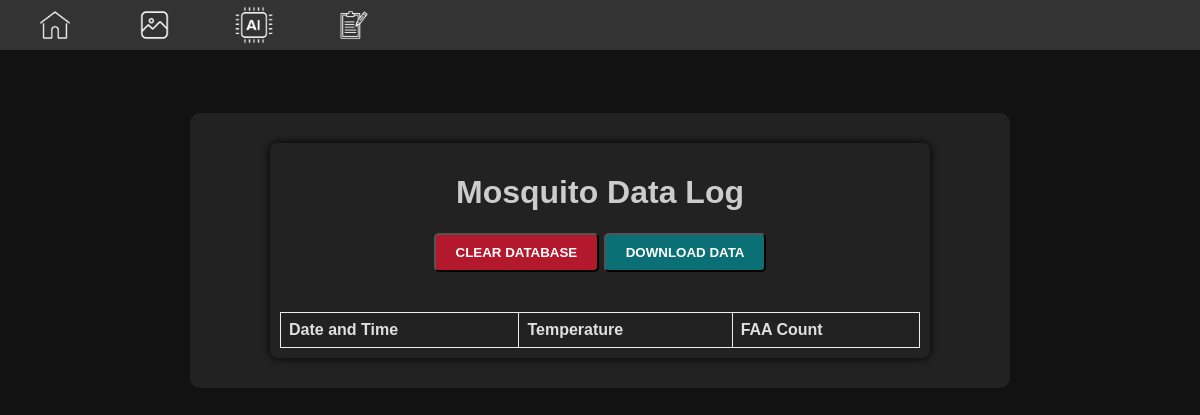
/data-log, run on an earlier commit of the app's database.
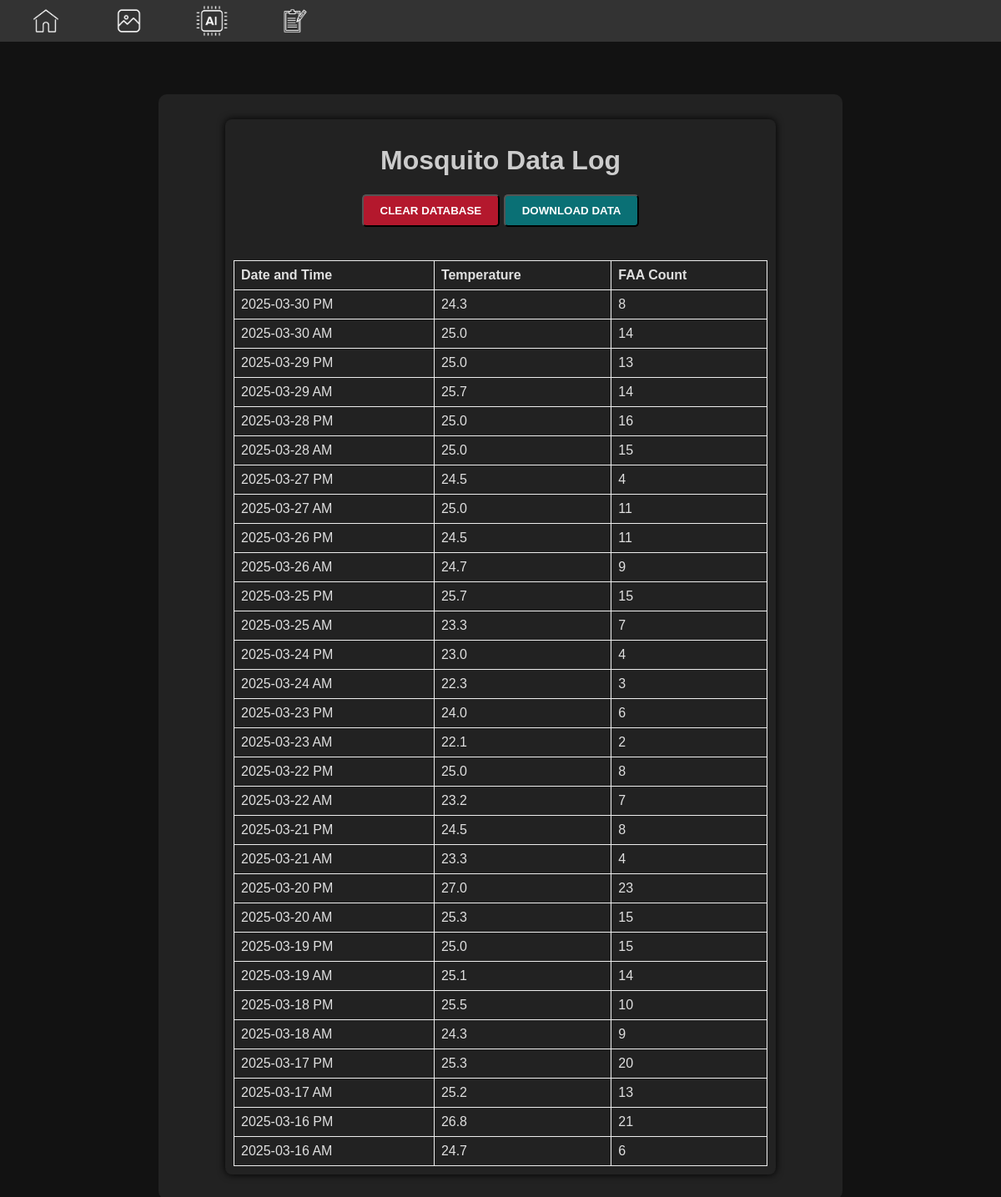
And on a later commit of the database.
### tables this page shows
CREATE TABLE MosquitoData (
    id INTEGER PRIMARY KEY AUTOINCREMENT,
    datetime TEXT NOT NULL,
    faa_count INTEGER,
    temperature REAL
);

### main.py (the view)
@app.route("/data-log")
def data_log():
    conn = sqlite3.connect(DATABASE_PATH)
    cursor = conn.cursor()
    cursor.execute(
        "SELECT datetime, faa_count, temperature FROM MosquitoData ORDER BY datetime DESC"
    )
    data = cursor.fetchall()
    conn.close()
    return render_template("data_log.html", data=data)

### templates/data_log.html (shortened to what this page needs)
{% extends "base.html" %}
{% block content %}
<div class="container_datalog">
    <h1>Mosquito Data Log</h1>
    <button onclick="clearDatabase()" class="button_cleardatabase">CLEAR DATABASE</button>
    <button onclick="downloadCSV()" class="button_default">DOWNLOAD DATA</button>
    <table>
        <tr>
            <th>Date and Time</th>
            <th>Temperature</th>
            <th>FAA Count</th>
        </tr>
        {% for row in data %}
        <tr>
            <td>{{ row[0] }}</td>
            <td>{{ row[2] }}</td>
            <td>{{ row[1] }}</td>
        </tr>
        {% endfor %}
    </table>
</div>
{% endblock %}

### templates/base.html (shortened to what this page needs)
<!DOCTYPE html>
<html lang="en">
    <head>
        <link rel="stylesheet" href="/static/styles.css">
    </head>
<body>
    <header>
        <nav class="NavBar">
            <ul class="NavBar">
                <li><a href="/" title="Home"><img src="/static/images/Home.png" alt="Home"></a></li>
                <li><a href="/gallery" title="Gallery"><img src="/static/images/Gallery.png" alt="Gallery"></a></li>
                <li><a href="/inference" title="Inference"><img src="/static/images/Inference.png" alt="Inference"></a></li>
                <li><a href="/data-log" title="Data Log"><img src="/static/images/DataLog.png" alt="Data Log"></a></li>
            </ul>
        </nav>
    </header>
    <div class="full-height">
        <div class="container">
            {% block content %}{% endblock %}
        </div>
    </div>
</body>
</html>

### static/styles.css (style rules this page uses)
body { margin: 0; padding: 0; padding-top: 100px; background-color: #121212; font-family: Arial, sans-serif; color: #e0e0e0; height: 100%; overflow: auto; }
header { background-color: #333; padding: 5px 10px; color: white; display: flex; justify-content: flex-end; align-items: center; width: 100%; position: fixed; top: 0; z-index: 1050; }
header a { color: white; font-size: 18px; text-decoration: none; padding: 10px 15px; margin: 0 5px; background-color: transparent; }
.container { background-color: #222; padding: 10px; margin: auto; margin-top: 3px; border-radius: 10px; width: 80%; max-width: 800px; text-align: center; position: relative; z-index: 100; }
h1, h2, h3, p { color: #ccc; }
.full-height { padding: 10px; margin: 0 auto; display: flex; flex-direction: column; justify-content: center; align-items: center; height: auto; }
nav { background-color: #333; overflow: hidden; width: 100%; }
.NavBar { background-color: #333; overflow: hidden; width: 100%; height: 40px; }
nav ul { list-style-type: none; margin: 0; padding: 0; display: flex; align-items: center; }
nav ul li { margin-right: 10px; }
nav ul li a { display: flex; align-items: center; color: white; padding: 10px 16px; text-decoration: none; }
nav ul li a img { height: 40px; width: auto; }
table { width: 100%; margin-top: 20px; border-collapse: collapse; }
table, th, td { border: 1px solid #eee; }
th, td { padding: 8px; text-align: left; }
.container_datalog { width: 80%; margin: 20px auto; padding: 10px; background-color: #222; border-radius: 8px; box-shadow: 0 0 10px #000; text-align: center; }
.button_default { margin-bottom: 20px; padding: 10px 20px; background-color: #0A7075; color: white; text-decoration: none; border-radius: 5px; transition: background-color 0.3s; font-weight: bold; }
.button_cleardatabase { margin-bottom: 20px; padding: 10px 20px; background-color: #b4182d; color: white; text-decoration: none; border-radius: 5px; transition: background-color 0.3s; font-weight: bold; }

What changed in the data, as far as the page shows it:
added MosquitoData: datetime "2025-03-30 PM", temperature "24.3", faa_count "8"
added MosquitoData: datetime "2025-03-30 AM", temperature "25.0", faa_count "14"
added MosquitoData: datetime "2025-03-29 PM", temperature "25.0", faa_count "13"
added MosquitoData: datetime "2025-03-29 AM", temperature "25.7", faa_count "14"
added MosquitoData: datetime "2025-03-28 PM", temperature "25.0", faa_count "16"
added MosquitoData: datetime "2025-03-28 AM", temperature "25.0", faa_count "15"
added MosquitoData: datetime "2025-03-27 PM", temperature "24.5", faa_count "4"
added MosquitoData: datetime "2025-03-27 AM", temperature "25.0", faa_count "11"
added MosquitoData: datetime "2025-03-26 PM", temperature "24.5", faa_count "11"
added MosquitoData: datetime "2025-03-26 AM", temperature "24.7", faa_count "9"
added MosquitoData: datetime "2025-03-25 PM", temperature "25.7", faa_count "15"
added MosquitoData: datetime "2025-03-25 AM", temperature "23.3", faa_count "7"
added MosquitoData: datetime "2025-03-24 PM", temperature "23.0", faa_count "4"
added MosquitoData: datetime "2025-03-24 AM", temperature "22.3", faa_count "3"
added MosquitoData: datetime "2025-03-23 PM", temperature "24.0", faa_count "6"
added MosquitoData: datetime "2025-03-23 AM", temperature "22.1", faa_count "2"
added MosquitoData: datetime "2025-03-22 PM", temperature "25.0", faa_count "8"
added MosquitoData: datetime "2025-03-22 AM", temperature "23.2", faa_count "7"
added MosquitoData: datetime "2025-03-21 PM", temperature "24.5", faa_count "8"
added MosquitoData: datetime "2025-03-21 AM", temperature "23.3", faa_count "4"
added MosquitoData: datetime "2025-03-20 PM", temperature "27.0", faa_count "23"
added MosquitoData: datetime "2025-03-20 AM", temperature "25.3", faa_count "15"
added MosquitoData: datetime "2025-03-19 PM", temperature "25.0", faa_count "15"
added MosquitoData: datetime "2025-03-19 AM", temperature "25.1", faa_count "14"
added MosquitoData: datetime "2025-03-18 PM", temperature "25.5", faa_count "10"
added MosquitoData: datetime "2025-03-18 AM", temperature "24.3", faa_count "9"
added MosquitoData: datetime "2025-03-17 PM", temperature "25.3", faa_count "20"
added MosquitoData: datetime "2025-03-17 AM", temperature "25.2", faa_count "13"
added MosquitoData: datetime "2025-03-16 PM", temperature "26.8", faa_count "21"
added MosquitoData: datetime "2025-03-16 AM", temperature "24.7", faa_count "6"
